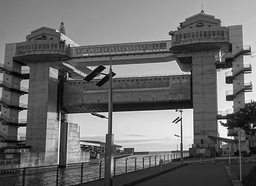
#> input picture HW2/hw2_sample_images/sample1.jpg, 256 x 186 px, shrunk from 1650 x 1200 before the run
$ python problem1_a4a5.py
#> lines starting #> are read from the running program, lines starting #| are printed output that depends on the picture
import numpy as np
import cv2
from matplotlib import pyplot as plt
import math

#a4
sample1_img = cv2.imread("hw2_sample_images/sample1.jpg")
#> sample1_img is the input picture: shape (186, 256, 3); min 0, max 255, mean 107.7
img_info = sample1_img.shape
#> img_info = (186, 256, 3)
height = img_info[0]
#> height = 186
width = img_info[1]
#> width = 256

F_L = np.zeros((height, width), np.uint8)

H = [[2,4,5,4,2],[4,9,12,9,4],[5,12,15,12,5],[4,9,12,9,4],[2,4,5,4,2]]

for i in range(height):
	for j in range(width):
		if (i < 2) or (i >= height-3) or (j < 2) or (j >= width-3):
			F_L[i,j] = sample1_img[i,j][0]
			continue
		sum = 0
		for h in range(0,5):
			for k in range(0,5):
				sum += sample1_img[i-2+h,j-2+k][0]*H[h][k]
		sum = sum / 159
		F_L[i,j] = sum
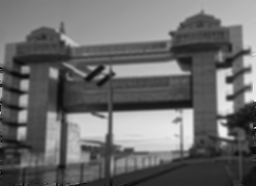
#> F_L: shape (186, 256); min 2, max 245, mean 107.2

c = 0.7
G = np.zeros((height, width, 3), np.uint8)
for i in range(height):
    for j in range(width):
        newval = (c/(2*c-1)) * sample1_img[i,j][0] - ((1-c)/(2*c-1)) * F_L[i,j]
        G[i,j] = (newval, newval, newval)
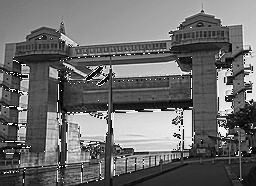
#> G: shape (186, 256, 3); min 0, max 255, mean 109.3


cv2.imwrite("hw2_result_images/result4.jpg", G)

#finish edge crispening


result4_img = cv2.imread("hw2_sample_images/result4.jpg")
#> (the run stopped early here; a loop or call above may not have finished)

$ run again, with HW2/hw2_sample_images/sample5.jpg copied over HW2/hw2_sample_images/sample1.jpg
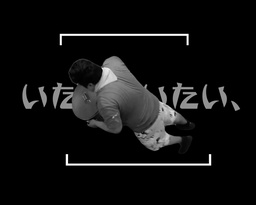
#> input picture HW2/hw2_sample_images/sample5.jpg, 256 x 205 px, shrunk from 1280 x 1024 before the run
#> sample1_img is the input picture: shape (205, 256, 3); min 0, max 255, mean 16.8
#> after the loop `for i in range(height):`:
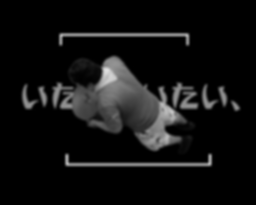
#> F_L: shape (205, 256); min 0, max 223, mean 16.6
#> after the loop `for i in range(height):`:
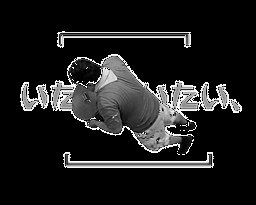
#> G: shape (205, 256, 3); min 0, max 255, mean 29.8
